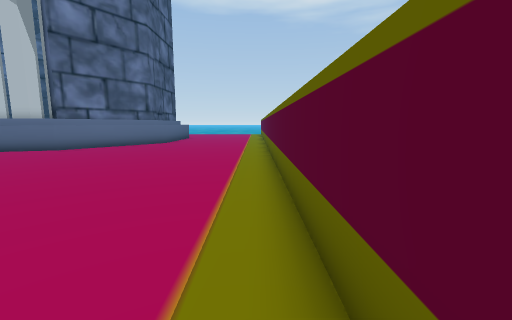
view 1 (above)

17 first-person views from a walk through a scene from a Unity 3-D project. The camera is 0.72 m above the floor, tilts 8° down and sees 90° across. The floor is counted in squares, 0.5 m on a side. Each view is taken from the middle of a square. On the plan, view 1 faces up. The plan holds only what a view shows up to about 13 squares ahead; the rest is blank. The place goes on beyond the plan. The player character is not drawn.

view 2
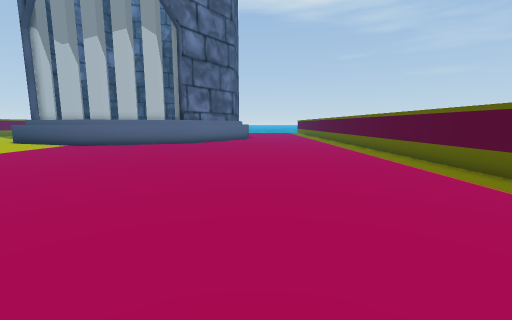

view 3
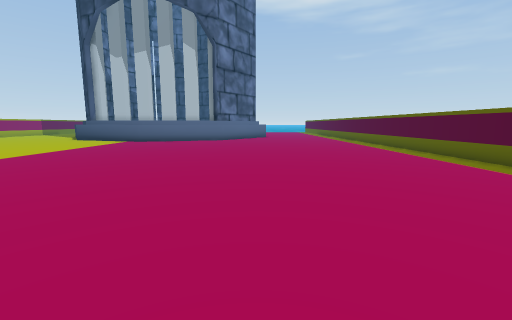

view 4
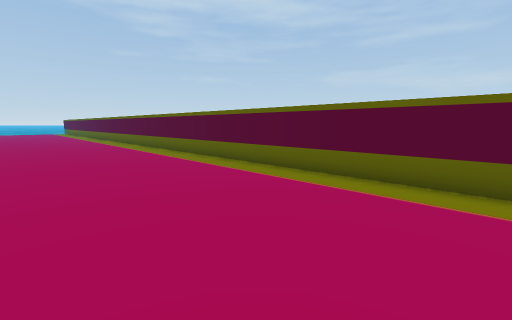

view 5
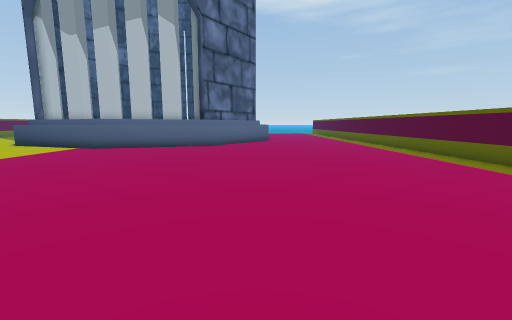

view 6
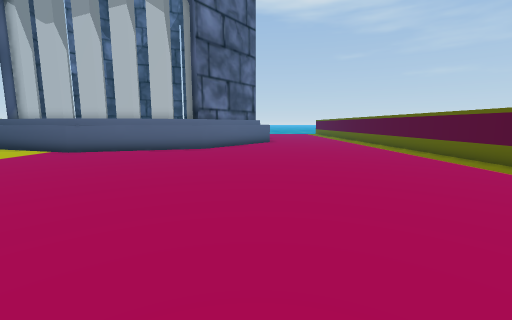

view 7
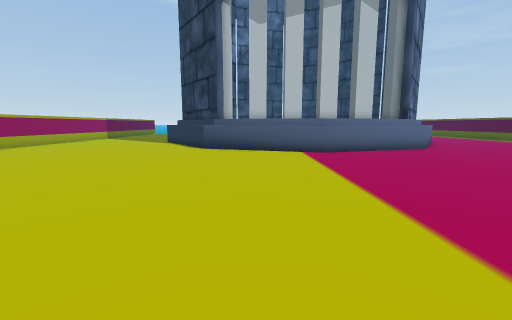

view 8
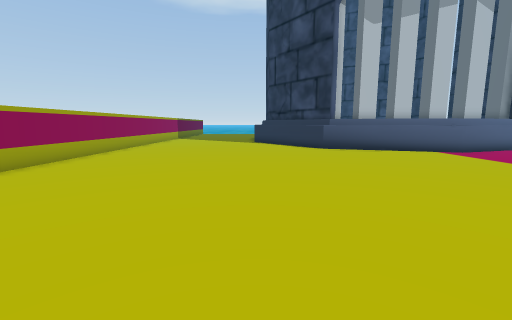

view 9
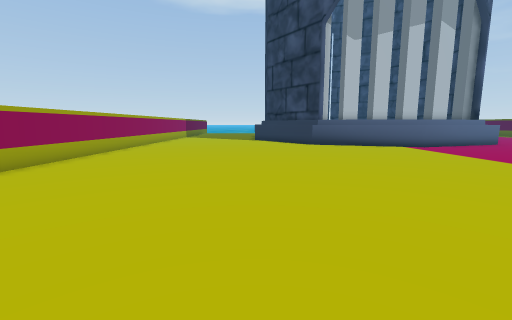

view 10
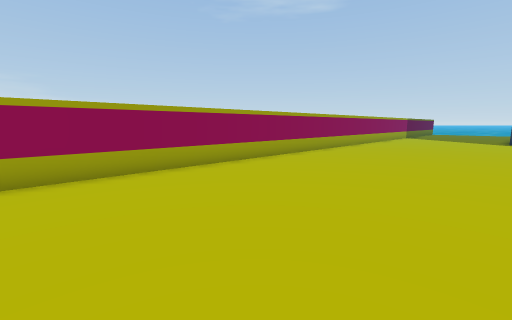

view 11
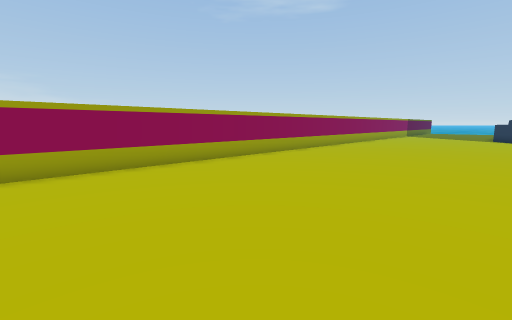

view 12
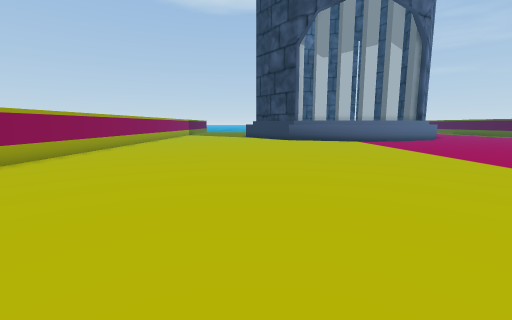

view 13
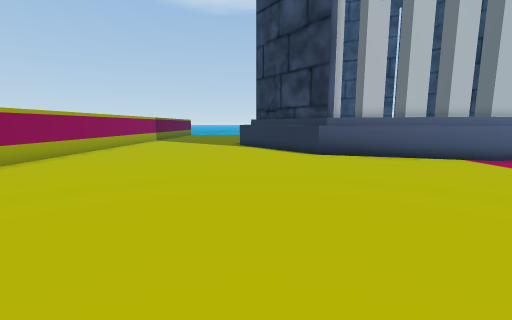

view 14
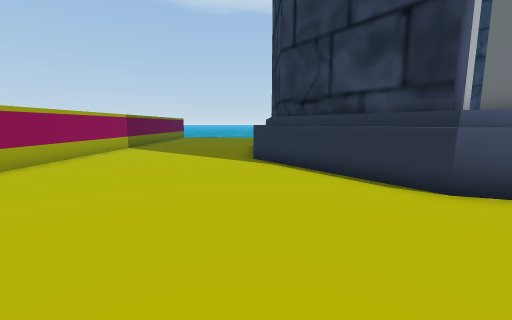

view 15
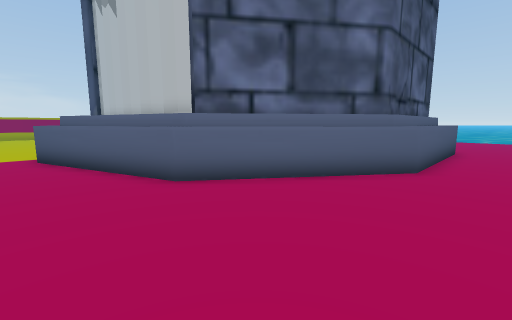

view 16
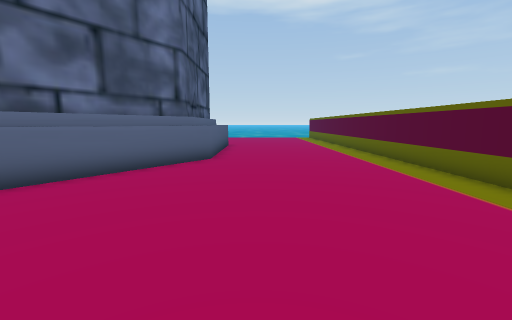

view 17
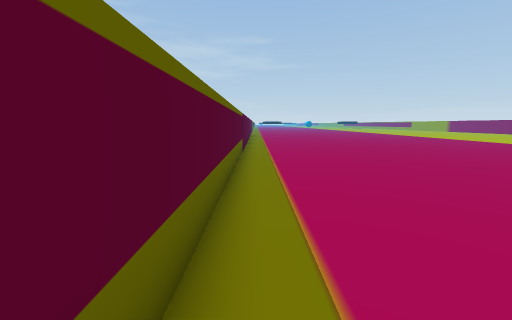

### Floor plan
Key: @ floor where view 1 was taken; # wall or solid block; . floor; = window, fence, low wall or low ledge; ^ raised ledge.
Columns run from 36 left of view 1 to 1 right of it. Each row starts with its distance up from view 1.
 22 ^.......                    #^.......^
 21 ^.......^^                  #^.......^
 20 ^.......^^                  #^.......^
 19 ^.......#^#                #^#.......^
 18 ^........^^#              #^^........^
 17 ^.........^##  #         ##^.........^
 16  ..........^#^ #         #^..........^
 15 ^..........^^^    ###   ^^^..........^
 14 ^...........^^^^^    ^^^^^...........
 13 ^.............=^^^^^^^^=.............^
 12 ^.................^^.................^
 11 ^....................................^
 10 ^....................................^
  9 ^....................................^
  8 ^....................................^
  7 ^....................................^
  6 ^....................................^
  5 ^....................................^
  4 ^....................................^
  3 ^....................................^
  2 ^....................................^
  1 ^....................................^
  0 ^...................................@^
 -1 ^.................  .................^
 -2 ^................    ................^
 -3 ^...............      ...............^
 -4 ^..............        ..............^
 -5 ^..............        ..............^
 -6 ^.............          .............^
 -7 ^............            ............^
 -8 ^........               .............^
 -9 ^....... .              .............^

Positions as (right, up) in squares from view 1, and headings:
1: (0, 0), facing up
2: (-6, -5), facing up
3: (-8, -9), facing up
4: (-6, -9), facing up-right
5: (-8, -3), facing up
6: (-8, -1), facing up
7: (-21, -1), facing up
8: (-28, -1), facing up
9: (-28, -4), facing up
10: (-28, -5), facing up-left
11: (-27, -9), facing up-left
12: (-27, -9), facing up
13: (-27, 2), facing up
14: (-28, 9), facing up
15: (-5, 11), facing up-left
16: (-5, 9), facing up
17: (0, 4), facing down
